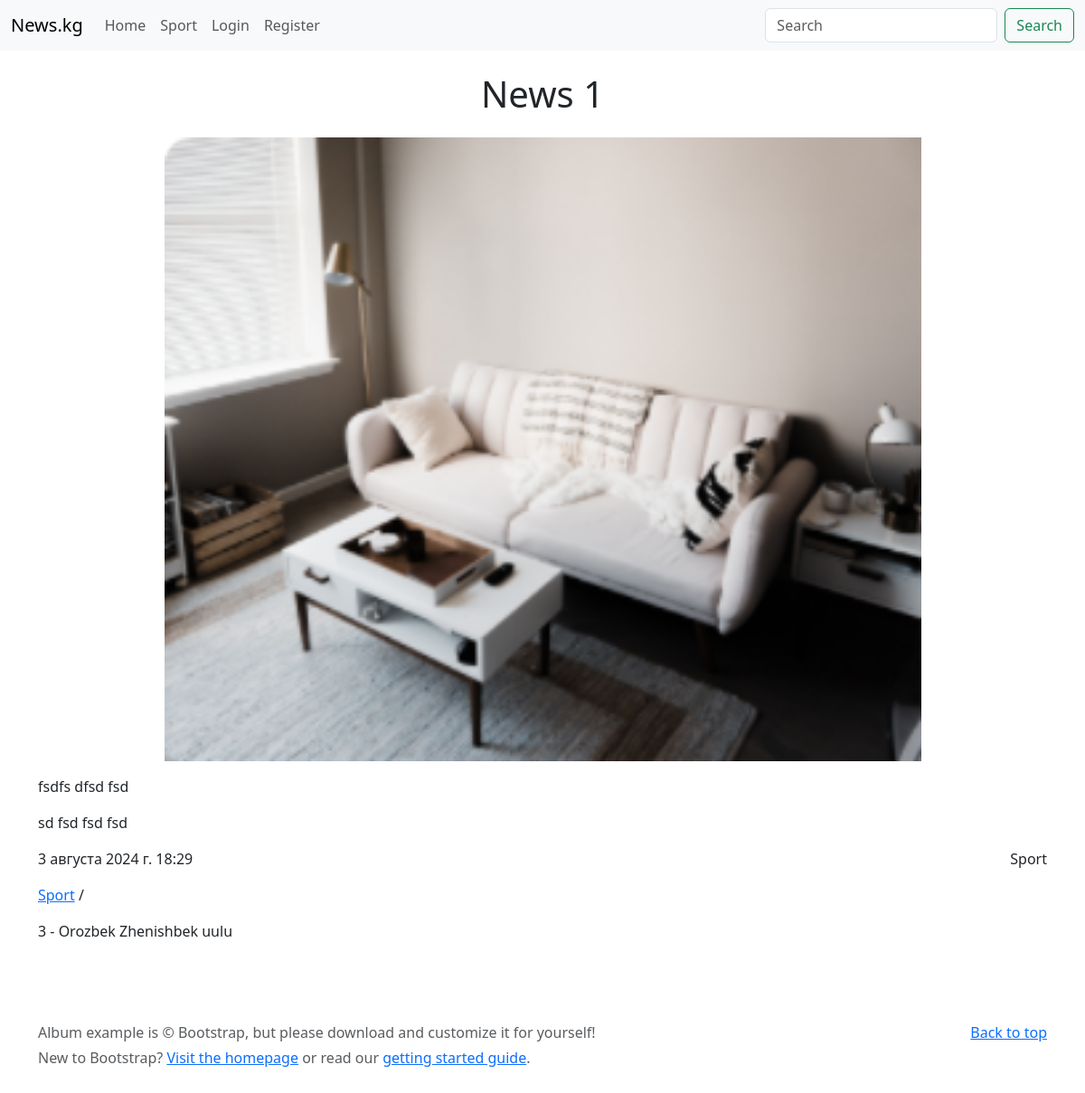
The page /news/1/ on the database its author committed.
### news/models.py (models this page shows, shortened)
class Category(models.Model):
    class Meta:
        verbose_name = 'категория'
        verbose_name_plural = 'категории'
    name = models.CharField(verbose_name='название', max_length=100)

class News(models.Model):
    class Meta:
        verbose_name = 'новость'
        verbose_name_plural = 'новости'
    name = models.CharField(verbose_name='название', max_length=100)
    image = models.ImageField(verbose_name='изображение', upload_to='news_images/')
    category = models.ForeignKey(
        'news.Category', on_delete=models.PROTECT, related_name='news', verbose_name='категория')
    tags = models.ManyToManyField('news.Tag', related_name='news', verbose_name='теги')
    description = models.CharField(verbose_name='описание', max_length=300)
    content = models.TextField(verbose_name='контент')
    date = models.DateTimeField(verbose_name='дата добавление', auto_now_add=True)
    views = models.PositiveIntegerField(verbose_name='просмотры', default=0)
    author = models.ForeignKey('auth.User', on_delete=models.CASCADE, related_name='news', verbose_name='автор')
    is_published = models.BooleanField(verbose_name='публичность', default=True)

class Tag(models.Model):
    class Meta:
        verbose_name = 'тег'
        verbose_name_plural = 'теги'
    name = models.CharField(verbose_name='название', max_length=100)

### news/views.py (the view)
# urls.py: path('<int:id>/', views.detail_news, name='detail_news'),
def detail_news(request, id):
    news = get_object_or_404(News, id=id)
    if request.user.is_authenticated:
        user = request.user
        if user != news.author:
            news.views += 1
    else:
        news.views += 1
    news.save()
    return render(request, 'detail_news.html', {'news': news})

### news/templatetags/custom_tags.py (called while the page is built)
@register.simple_tag()
def get_categories():
    return Category.objects.all()

### templates/detail_news.html (shortened to what this page needs)
{% extends 'base.html' %}
{% block content %}
    <h1 class="text-center mb-4">{{ news.name }}</h1>
    <p class="text-center">
        <img src="{{ news.image.url }}" class="w-75" alt="">
    </p>
    <p>{{ news.description }}</p>
    <p>{{ news.content }}</p>
    <p  class="d-flex justify-content-between">
        <span>{{ news.date }}</span>
        <span>{{ news.category.name }}</span>
    </p>
    <p>
        {% for tag in news.tags.all %}
                <a href="#">{{ tag.name }}</a> /
        {% endfor %}
        </p>
    <p>
        {{ news.views }} - {{ news.author.first_name }} {{ news.author.last_name }}
    </p>
{% endblock content %}

### templates/components/nav_categories.html
{% load custom_tags %}
{% get_categories as categories %}
{% for category in categories %}
    <li class="nav-item">
        <a class="nav-link" href="{% url 'main' %}?category={{ category.id }}">{{ category.name }}</a>
    </li>
{% endfor %}

### rows shown on the page
Category: name "Sport"
News: name "News 1", image (picture), description "fsdfs dfsd fsd", content "sd fsd fsd fsd", date "3 августа 2024 г. 18:29", category.name "Sport", views "3", author.first_name "Orozbek", author.last_name "Zhenishbek uulu"
Tag: name "Sport"
